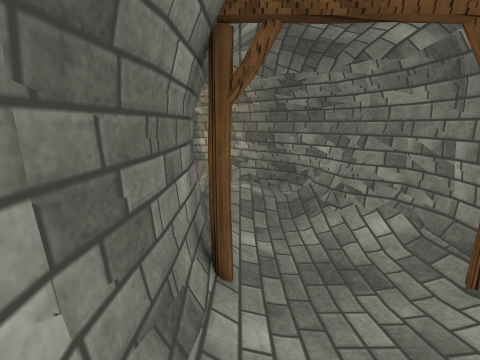
view 1 (above)

13 first-person views from a walk through a 3-D level made in the Unity game engine. The camera is 1.2 m above the floor, tilts 12° down and sees 85° across. The floor is counted in squares, 0.5 m on a side. Each view is taken from the middle of a square. On the plan, view 1 faces up. The plan holds only what a view shows up to about 18 squares ahead; the rest is blank. The place goes on beyond the plan. The player is left out. Surface patterns are stand-ins for the level's own textures.

view 2
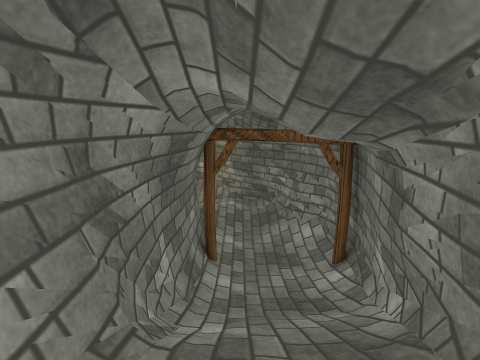

view 3
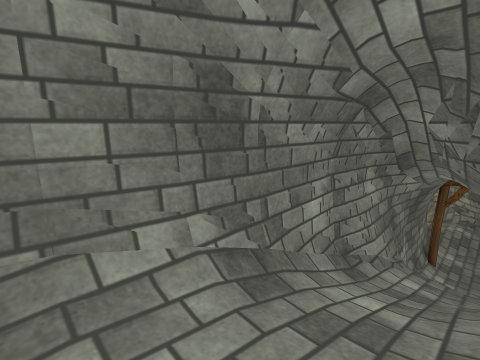

view 4
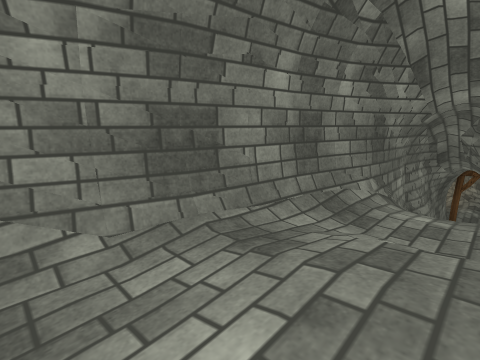

view 5
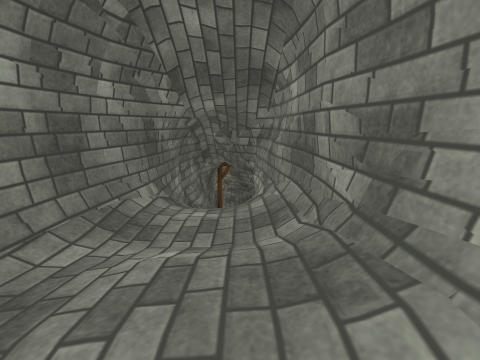

view 6
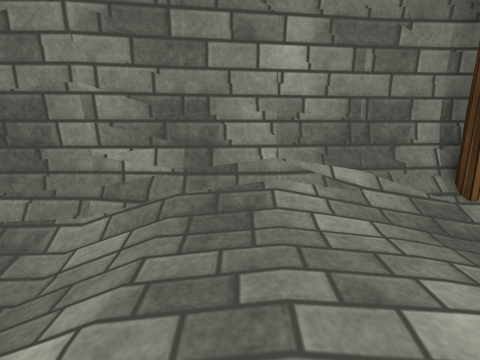

view 7
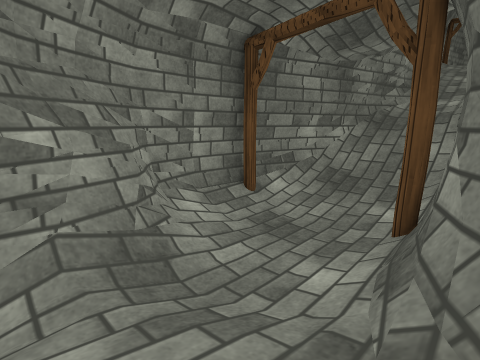

view 8
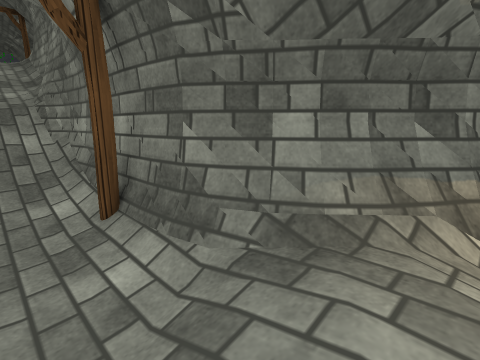

view 9
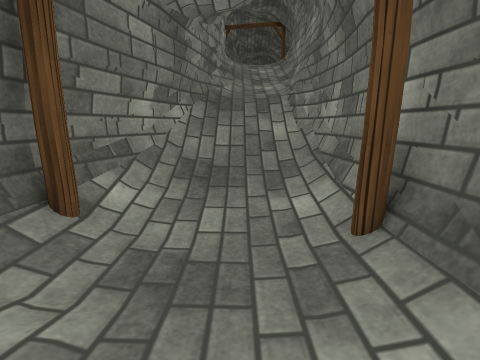

view 10
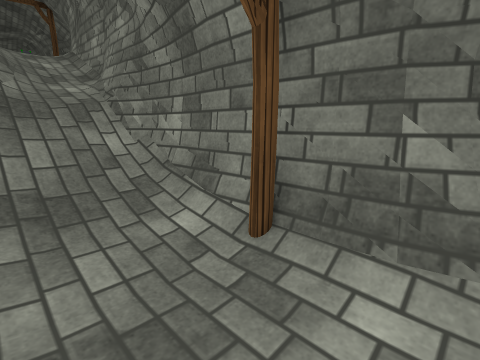

view 11
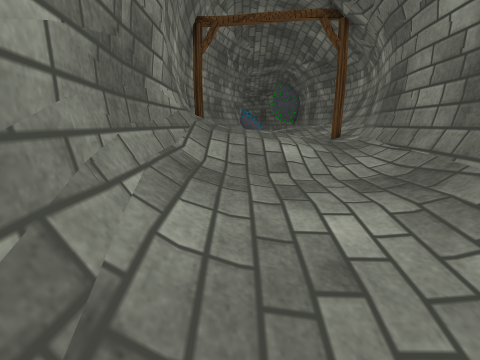

view 12
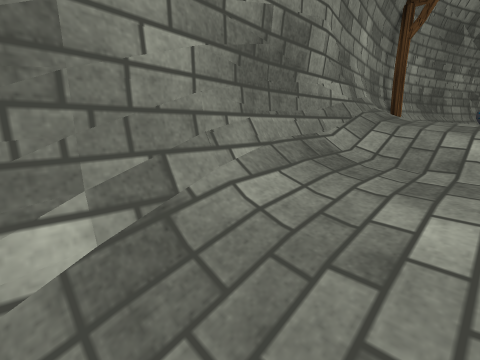

view 13
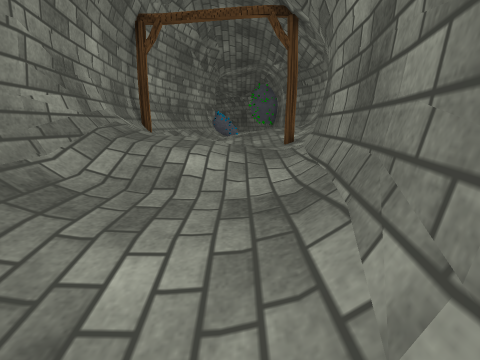

### Floor plan
Key: @ floor where view 1 was taken; # wall or solid block; . main floor; : floor 0.25 m higher than the main floor; - floor 0.25 m lower than the main floor; _ floor 0.5 m lower than the main floor; < floor 0.75 m lower than the main floor; ( floor 4 m lower than the main floor; ! floor 4.25 m lower than the main floor; ? floor 4.5 m lower than the main floor; / step, stairs or slope; = window, fence, low wall or low ledge.
Columns run from 5 left of view 1 to 6 right of it. Each row starts with its distance up from view 1.
 14 =/((((((###
 13 #=/(((((/##
 12 ###/(////=##
 11  ##=//??/###
 10   ##=!???/=#
  9    ##!???//#
  8     #!????/#
  7     #!????!#
  6     #/????!#
  5     #/????/#
  4     #/!!!!/#
  3     #//////#
  2     #/////##
  1     #/////#
  0     #@////#
 -1    ##////##
 -2    ##////#
 -3    #=/// #
 -4    #=////
 -5    #=////
 -6    ##////
 -7    #/////
 -8    #////
 -9    #////
-10    #////
-11    #////##
-12    #////=#
-13   ##//</##
-14   #=_<<_/#
-15   #/____/#
-16   #/____-#
-17   #_____-#
-18  ##_____-#
-19  #=__////#
-20  ##--////#
-21  #.--....##
-22  #......:=#
-23 ##.-....:##
-24 #=--...../#
-25 #.---..../#
-26 #.---  ../#
-27 .#---   ./#

Positions as (right, up) in squares from view 1, and headings:
1: (0, 0), facing up
2: (1, -6), facing up
3: (2, -16), facing up-left
4: (2, -26), facing up-left
5: (2, -25), facing up
6: (-2, -22), facing right
7: (-2, 14), facing down-right
8: (2, 14), facing down-left
9: (2, 11), facing down
10: (4, 10), facing down-left
11: (2, -11), facing down
12: (0, -11), facing down-right
13: (-1, -12), facing down
